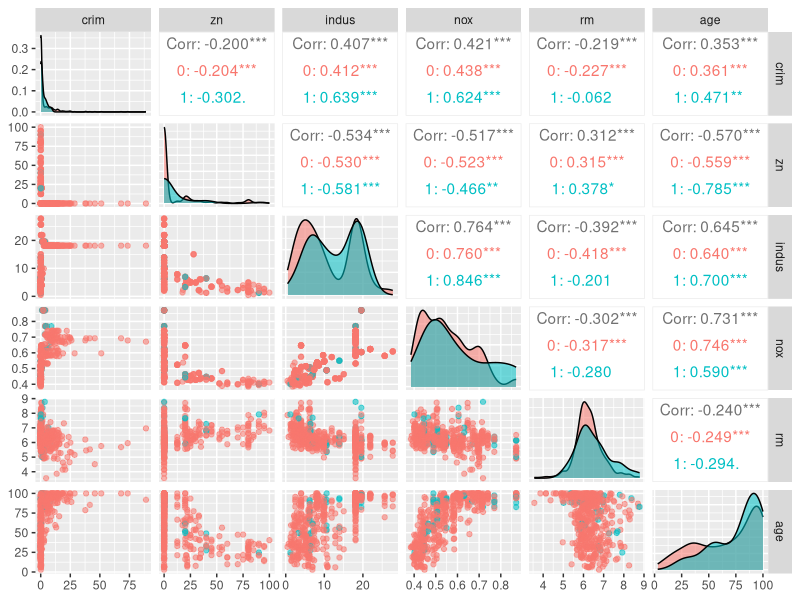
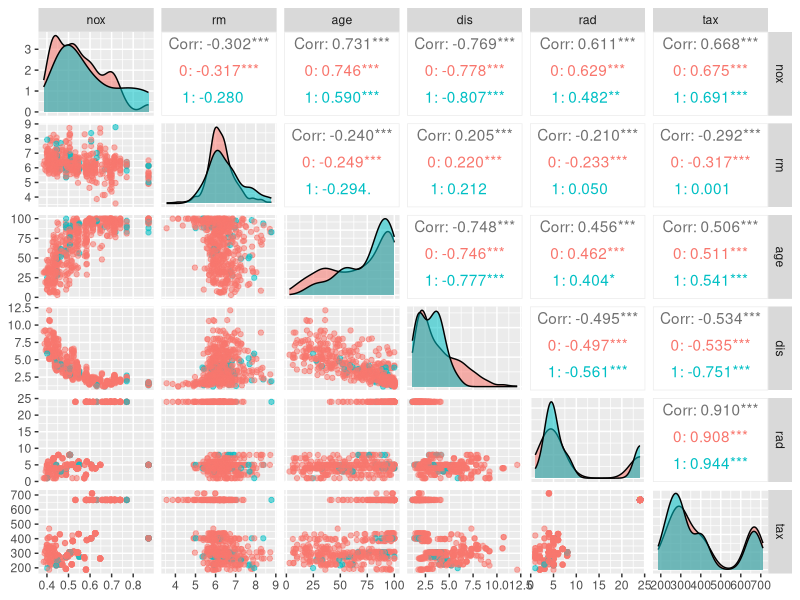
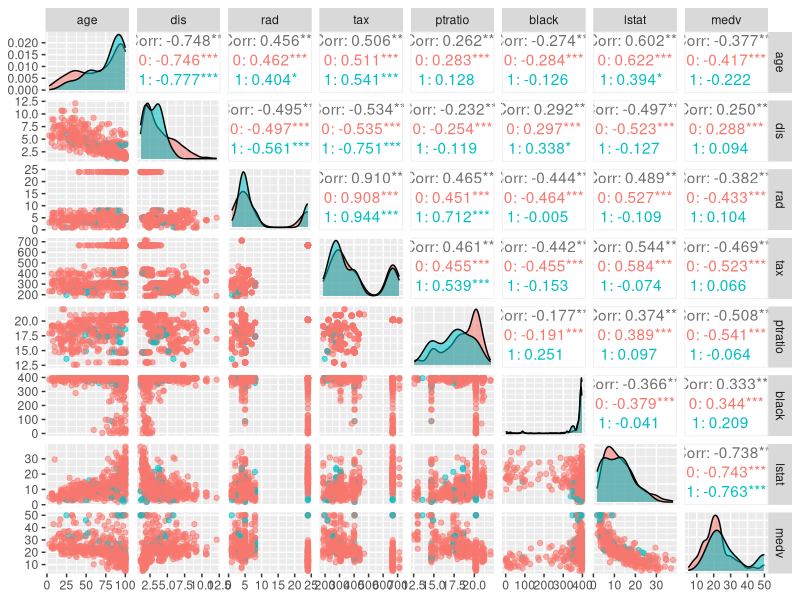
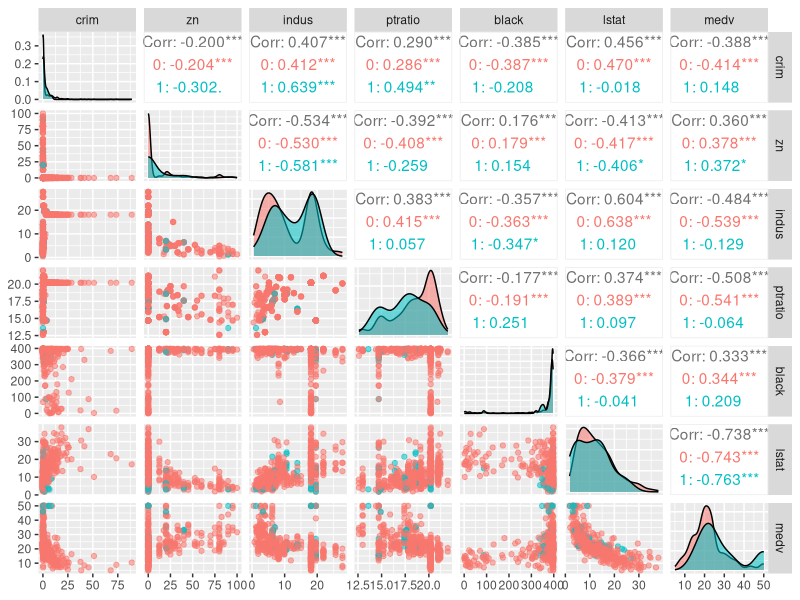
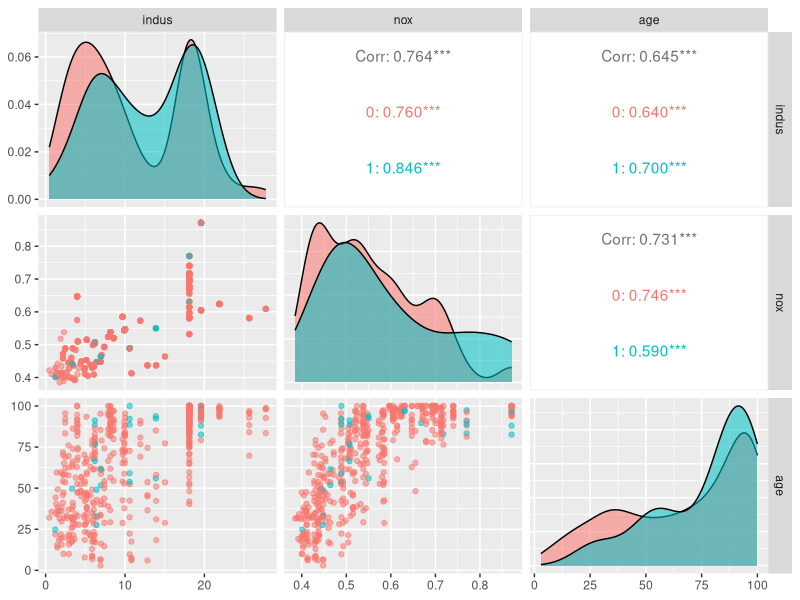
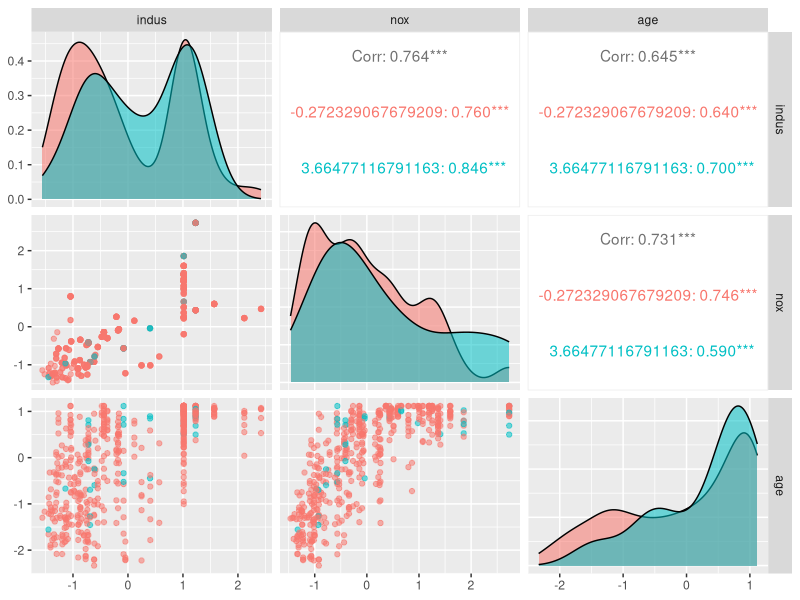
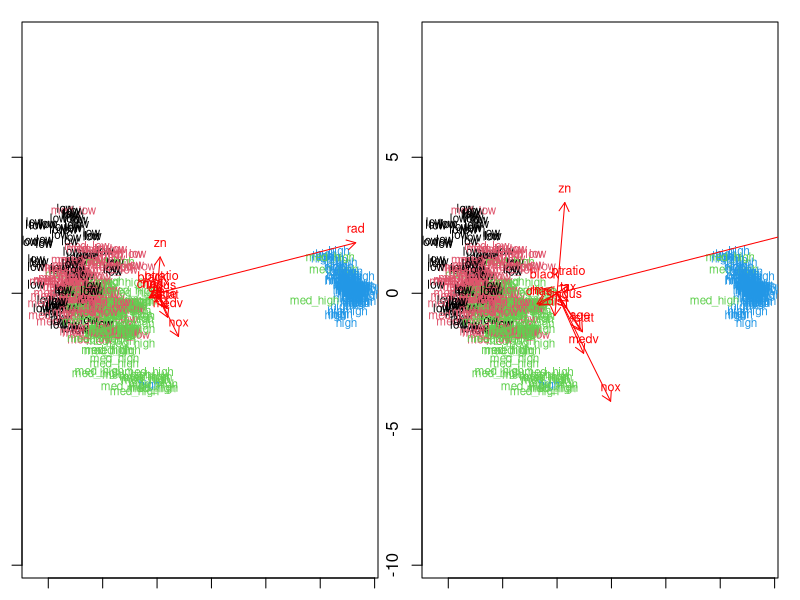
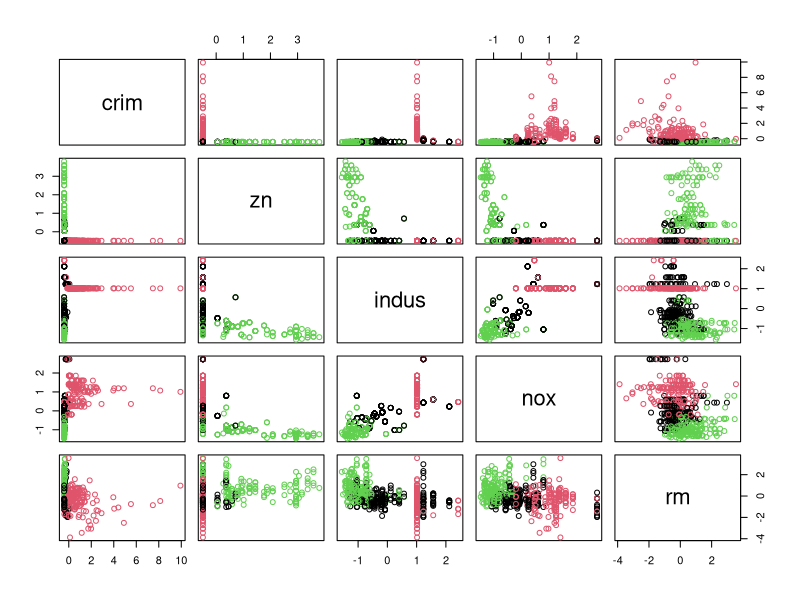

The R script that drew these images, in order:
## ---- chunk 1
knitr::opts_chunk$set(echo = TRUE)
library(MASS)
library(ggplot2)
library(GGally)
library(dplyr)
## ---- chunk 2

str(Boston)
summary(Boston)
## ---- chunk 3
ggpairs(Boston, columns=c(1,2,3,5,6,7), mapping = aes(col=as.factor(Boston$chas), alpha=0.3), lower = list(combo = wrap("facethist", bins = 20)))
ggpairs(Boston[5:10], mapping = aes(col=as.factor(Boston$chas), alpha=0.3), lower = list(combo = wrap("facethist", bins = 20)))
ggpairs(Boston[7:14], mapping = aes(col=as.factor(Boston$chas), alpha=0.3), lower = list(combo = wrap("facethist", bins = 20)))
ggpairs(Boston[-(4:10)], mapping = aes(col=as.factor(Boston$chas), alpha=0.3), lower = list(combo = wrap("facethist", bins = 20)))
## ---- chunk 4
Data<-as.data.frame(scale(Boston))
summary(Data)


## ---- chunk 5

par(mar=c(1.1,1.1,1.1,1.1), mfrow=c(1,2))
ggpairs(Boston, columns=c(3,5,7), mapping = aes(col=as.factor(Boston$chas), alpha=0.3), lower = list(combo = wrap("facethist", bins = 20)))
ggpairs(Data, columns=c(3,5,7), mapping = aes(col=as.factor(Data$chas), alpha=0.3), lower = list(combo = wrap("facethist", bins = 20)))
## ---- chunk 6
bins <- quantile(Data$crim)
crime <- cut(Data$crim, breaks = bins,label=c("low","med_low","med_high","high"), include.lowest = TRUE)
Data <- dplyr::select(Data, -crim)
Data <- data.frame(Data, crime)
n <- nrow(Data)

ind <- sample(n,  size = n * 0.8)
train <- Data[ind,]
test <- Data[-ind,]
correct_classes <- test$crime
test <- dplyr::select(test, -crime)

## ---- chunk 7
# linear discriminant analysis
lda.fit <- lda(crime~., data = train)

# print the lda.fit object
lda.fit

# the function for lda biplot arrows
lda.arrows <- function(x, myscale = 1, arrow_heads = 0.1, color = "red", tex = 0.75, choices = c(1,2)){
  heads <- coef(x)
  arrows(x0 = 0, y0 = 0, 
         x1 = myscale * heads[,choices[1]], 
         y1 = myscale * heads[,choices[2]], col=color, length = arrow_heads)
  text(myscale * heads[,choices], labels = row.names(heads), 
       cex = tex, col=color, pos=3)
}

# target classes as numeric
classes <- as.numeric(train$crime)

# plot the lda results
plot(lda.fit, dimen = 2, col=classes, pch=classes)
lda.arrows(lda.fit, myscale = 2)

plot(lda.fit, dimen = 2, col=classes, pch=classes)
lda.arrows(lda.fit, myscale = 5)

## ---- chunk 8
library(knitr)
# predict classes with test data
lda.pred <- predict(lda.fit, newdata = test)

# cross tabulate the results
table(correct = correct_classes, predicted = lda.pred$class)
## ---- chunk 9
boston<-as.data.frame(scale(Boston))

#Let's see the distances of the variables.
dist_eu <- dist(boston)

# look at the summary of the distances
summary(dist_eu)
km <-kmeans(boston, centers = 3)

# plot the Boston dataset with clusters
par(mfrow=c(2,2))
pairs(boston[c(1,2,3,5,6)], col = km$cluster)
pairs(boston[6:10], col = km$cluster)
pairs(boston[10:14], col = km$cluster)
pairs(boston[c(12,13,14,1,2,3)], col = km$cluster)
# MASS, ggplot2 and Boston dataset are available

## ---- chunk 10
k_max <- 10

# calculate the total within sum of squares
twcss <- sapply(1:k_max, function(k){kmeans(boston, k)$tot.withinss})

# visualize the results
qplot(x = 1:k_max, y = twcss, geom = 'line')


## ---- chunk 11
# k-means clustering
km <-kmeans(boston, centers = 2)

# plot the Boston dataset with clusters
par(mfrow=c(2,2))
pairs(boston[c(1,2,3,5,6)], col = km$cluster)
pairs(boston[6:10], col = km$cluster)
pairs(boston[10:14], col = km$cluster)
pairs(boston[c(12,13,14,1,2,3)], col = km$cluster)
## ---- chunk 12
km <-kmeans(boston, centers = 4)

# plot the Boston dataset with clusters
par(mfrow=c(2,2))
pairs(boston[c(1,2,3,5,6)], col = km$cluster)
pairs(boston[6:10], col = km$cluster)
pairs(boston[10:14], col = km$cluster)
pairs(boston[c(12,13,14,1,2,3)], col = km$cluster)
